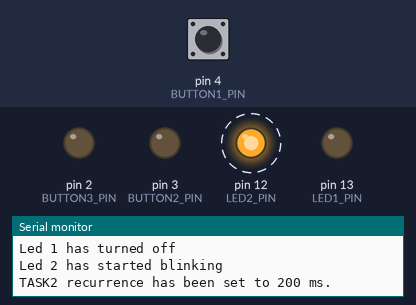
Simulated run of this sketch. Board: Arduino Uno, built with avr-gcc and run on an emulated ATmega328P. On the bench: output pins drawn as LEDs (lit = HIGH), the last lines printed to the serial monitor. Dashed ring = blinking. The inputs (shaded band) are chosen by the test bench; at power-on: pin 4 (BUTTON1_PIN) LOW.

Above: at 1.2 s.
1.3 s: pin 4 (BUTTON1_PIN) pulled HIGH for 0.25 s
At 2.5 s:
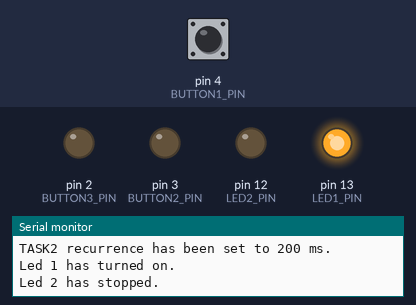
3.0 s: pin 4 (BUTTON1_PIN) pulled HIGH for 1 s
At 5.0 s:
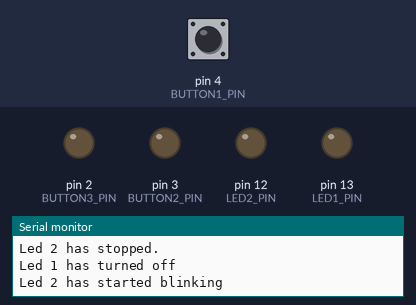
5.6 s: pin 4 (BUTTON1_PIN) pulled HIGH for 3.2 s
At 6.35 s:
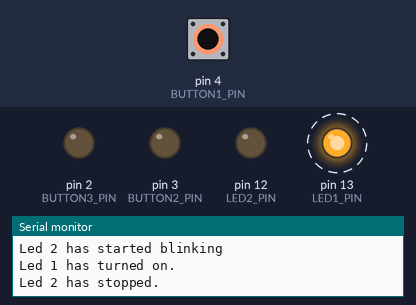
Timing chart, 0 to 10.5 s (numbered marks = the images above; inputs shaded):
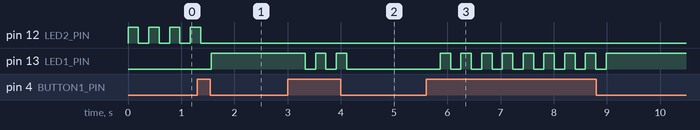

Measured:
- after the input at 1.3 s, pin 12 (LED2_PIN): goes on until 1.4 s, then stays LOW; pin 13 (LED1_PIN): LOW → HIGH after 0.26 s
- after the input at 3.0 s, pin 13 (LED1_PIN): alternates HIGH for 0.20 s and LOW for 0.20 s, 5 changes in all, then stays LOW, starting after 0.33 s
- after the input at 5.6 s, pin 13 (LED1_PIN): alternates HIGH for 0.20 s and LOW for 0.20 s, 17 changes in all, then stays HIGH, starting after 0.27 s
- by itself, pin 12 (LED2_PIN): alternates HIGH for 0.19 s and LOW for 0.20 s

The sketch:

main.ino
```cpp
#include <Arduino.h>
#include <Arduino_FreeRTOS.h>

#include "task_1.h"
#include "task_2.h"
#include "task_3.h"
#include "task_4.h"

// frequency
#define REC_1 200
#define REC_2 200
#define REC_3 200
#define REC_4 100

// delay
#define OFFSET_1 1
#define OFFSET_2 1
#define OFFSET_3 3
#define OFFSET_4 1

// counters
int recCnt_1 = OFFSET_1;
int recCnt_2 = OFFSET_2;
int recCnt_3 = OFFSET_3;
int recCnt_4 = OFFSET_4;

void setup() {

  task_1_setup(REC_1, recCnt_1);
  task_2_setup(REC_2, recCnt_2);
  task_3_setup(REC_3, recCnt_3);
  task_4_setup(REC_4, recCnt_4);

  xTaskCreate(
    task_1_impl
    ,  "ON/OFF LED" // name
    ,  128  // stack size
    ,  NULL
    ,  3  // Priority, (0 - 3)
    ,  NULL );

    xTaskCreate(
    task_2_impl
    ,  "Blinking LED"
    ,  128
    ,  NULL
    ,  2
    ,  NULL );

    xTaskCreate(
    task_3_impl
    ,  "INC/DEC Buttons"
    ,  128
    ,  NULL
    ,  2
    ,  NULL );

    xTaskCreate(
    task_4_impl
    ,  "Idle Task"
    ,  128
    ,  NULL
    ,  0
    ,  NULL );
}

void loop() {
  // empty
}
```

task_1.h
```cpp
#ifndef TASK_1_H
#define TASK_1_H

#define LED1_PIN 13
#define BUTTON1_PIN 4

int BUTTON1_STATE = 0;
extern int LED1_STATE = LOW;

int OFFSET1;
int REC1;

void task_1_setup(int REC, int OFFSET);
void task_1_impl(void *pvParameters);

#endif
```

task_1.ino
```cpp
#include <Arduino.h>
#include "task_1.h"

void task_1_setup(int REC, int OFFSET) {
  pinMode(LED1_PIN, OUTPUT);
  pinMode(BUTTON1_PIN, INPUT);

  REC1 = REC;
  OFFSET1 = OFFSET;
}

void task_1_impl(void *pvParameters) {
  (void) pvParameters;

  TickType_t xLastWakeTime;
  const TickType_t xFrequency = pdMS_TO_TICKS(REC1);
  BaseType_t xWasDelayed;

  vTaskDelay(OFFSET1 / portTICK_PERIOD_MS);
  xLastWakeTime = xTaskGetTickCount();

  for (;;) {

    BUTTON1_STATE = digitalRead(BUTTON1_PIN);

    xWasDelayed = xTaskDelayUntil(&xLastWakeTime, xFrequency);
    if (BUTTON1_STATE == HIGH) {
      LED1_STATE = digitalRead(LED1_PIN);
      LED1_STATE = !LED1_STATE;
      digitalWrite(LED1_PIN, LED1_STATE);
    }
  }
}
```

task_2.h
```cpp
#ifndef TASK_2_H
#define TASK_2_H

#define LED2_PIN 12

int LED2_STATE;
int REC2;
int OFFSET2;

void task_2_setup(int REC, int OFFSET);
void task_2_impl(void *pvParameters);

#endif
```

task_2.ino
```cpp
#include <Arduino.h>
#include "task_1.h"
#include "task_2.h"

void task_2_setup(int REC, int OFFSET) {
  pinMode(LED2_PIN, OUTPUT);

  REC2 = REC;
  OFFSET2 = OFFSET;
}

void task_2_impl(void *pvParameters) {
  (void)pvParameters;

  TickType_t xLastWakeTime;
  TickType_t xFrequency = pdMS_TO_TICKS(REC2);
  BaseType_t xWasDelayed;

  vTaskDelay(OFFSET2 / portTICK_PERIOD_MS);
  xLastWakeTime = xTaskGetTickCount();

  for (;;) {
    xFrequency = pdMS_TO_TICKS(REC2);

    if (LED1_STATE == LOW) {
      //xWasDelayed = xTaskDelayUntil(&xLastWakeTime, xFrequency);
      digitalWrite(LED2_PIN, HIGH);           // turn the LED on (HIGH is the voltage level)
      xWasDelayed = xTaskDelayUntil(&xLastWakeTime, xFrequency);
      //vTaskDelay(REC2 / portTICK_PERIOD_MS);
      digitalWrite(LED2_PIN, LOW);            // turn the LED off by making the voltage LOW
      xWasDelayed = xTaskDelayUntil(&xLastWakeTime, xFrequency);
      //vTaskDelay(REC2 / portTICK_PERIOD_MS);
    }
  }
}
```

task_3.h
```cpp
#ifndef TASK_3_H
#define TASK_3_H

#define BUTTON2_PIN 3
#define BUTTON3_PIN 2

int REC3;
int OFFSET3;

int MAX_INTERVAL = 3000;
int MIN_INTERVAL = 100;

void task_3_setup(int REC, int OFFSET);
void task_3_impl(void *pvParameters);

#endif
```

task_3.ino
```cpp
#include <Arduino.h>
#include "task_3.h"
#include "task_2.h"

void task_3_setup(int REC, int OFFSET) {

  pinMode(BUTTON2_PIN, OUTPUT);
  pinMode(BUTTON3_PIN, OUTPUT);

  REC3 = REC;
  OFFSET3 = OFFSET;
}

void task_3_impl(void *pvParameters) {
  (void) pvParameters;

  TickType_t xLastWakeTime;
  const TickType_t xFrequency = pdMS_TO_TICKS(REC3);
  BaseType_t xWasDelayed;

  vTaskDelay(OFFSET3 / portTICK_PERIOD_MS);
  xLastWakeTime = xTaskGetTickCount();

  for (;;) {
    xWasDelayed = xTaskDelayUntil(&xLastWakeTime, xFrequency);

    if (digitalRead(BUTTON2_PIN) == HIGH && REC2 < MAX_INTERVAL) {
      REC2 += 100;
    } else if (digitalRead(BUTTON3_PIN) == HIGH && REC2 > MIN_INTERVAL) {
      REC2 -= 100;
    }
  }
}
```

task_4.h
```cpp
#ifndef TASK_4_H
#define TASK_4_H

#include "task_3.h"

#define BAUD_RATE 9600

int REC4;
int OFFSET4;

int CNT_REC = 0;
int LAST_LED_STATE = HIGH;

void task_4_setup(int REC, int OFFSET);
void task_4_impl(void *pvParameters);

#endif
```

task_4.ino
```cpp
#include "task_4.h"

void task_4_setup(int REC, int OFFSET) {
  Serial.begin(BAUD_RATE);

  REC4 = REC;
  OFFSET4 = OFFSET;
}

void task_4_impl(void *pvParameters) {
  (void) pvParameters;

  TickType_t xLastWakeTime;
  const TickType_t xFrequency = pdMS_TO_TICKS(REC4);
  BaseType_t xWasDelayed;

  vTaskDelay(OFFSET4 / portTICK_PERIOD_MS);
  xLastWakeTime = xTaskGetTickCount();


  for (;;) {
    // xWasDelayed = xTaskDelayUntil(&xLastWakeTime, xFrequency);

    if (LED1_STATE != LAST_LED_STATE) {
      if (LED1_STATE == HIGH) {
        Serial.println("Led 1 has turned on.");
        Serial.println("Led 2 has stopped.");
      } else {
        Serial.println("Led 1 has turned off");
        Serial.println("Led 2 has started blinking");
      }
      LAST_LED_STATE = LED1_STATE;
    }

    if (REC2 != CNT_REC) {
      Serial.println("TASK2 recurrence has been set to " + String(REC2) + " ms.");
      CNT_REC = REC2;

      if (REC2 >= MAX_INTERVAL) {
        Serial.println("The recurrence has reached it's maximum value.");
      } else if (REC2 <= MIN_INTERVAL) {
        Serial.println("The recurrence has reached it's minimal value.");
      }
    }
  }
}
```
